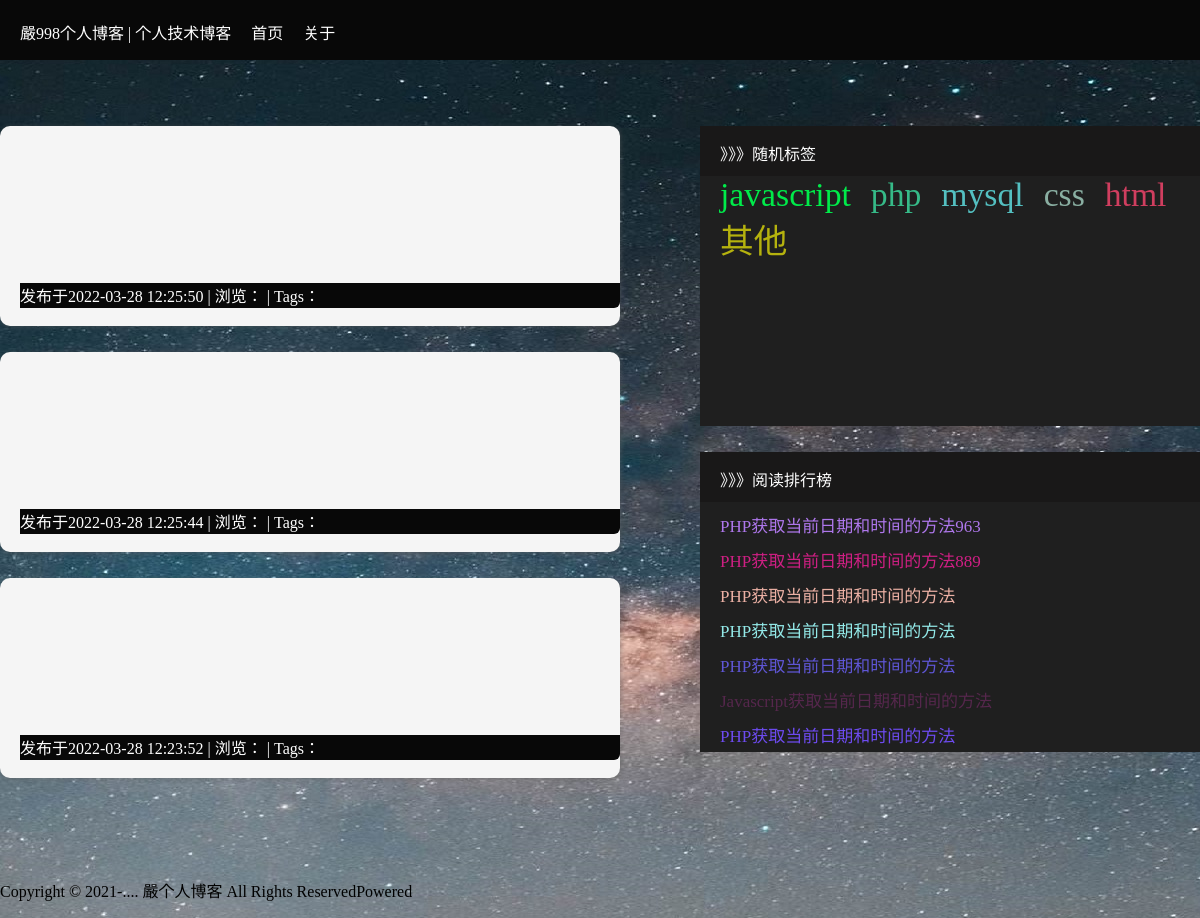
The page / on the database its author committed.
### tables this page shows
CREATE TABLE `article` (
  `id` int(5) NOT NULL AUTO_INCREMENT,
  `title` varchar(255) DEFAULT NULL COMMENT '标题',
  `content` text COMMENT '内容',
  `fenclass` varchar(30) DEFAULT NULL COMMENT '分类',
  `time` int(50) DEFAULT NULL COMMENT '时间',
  `browse` int(30) DEFAULT NULL COMMENT '浏览',
  PRIMARY KEY (`id`)
);

### index.php (the view, shortened to what this page needs)
<?php
require './admin/config.php';
$sql = "select * from article   order by `time` desc  limit 3";
$result = mysqli_query($conn,$sql);
$row = mysqli_fetch_all($result);
$sql2 = "select `id`,`title` from article   order by `browse` desc  limit 7";
$read = mysqli_query($conn,$sql2);
$readR = mysqli_fetch_all($read);
?>
<!DOCTYPE html>
<html lang="en">
<head>
    <link rel="stylesheet"  href="/static/css/index.css">
</head>
<body id="body">
    <div id="all">
        <div class="header">
           <div class="header-ul">
                 <ul>
                    <li><a href="#">嚴998个人博客&nbsp;|&nbsp;个人技术博客</a></li>
                    <li><a href="/index.php">首页</a></li>
                    <li><a href="/public/self.php">关于</a></li>
                </ul>
           </div>
        </div>
        <div class="content">
            <div class="right">
                <?php
                    for($i=0;$i<3;$i++){
                ?>
                    <div>
                        <a href="/public/article-see.php?id=<?php echo  $row[$i][0];?>"><?php echo $row[$i][1];?></a><br>
                        <p class="p1"></p>
                        <p><span class="content-span-footer">
                        发布于<?php echo date("Y-m-d H:i:s",$row[$i][4])?> |  浏览：<?php echo $row[$i][5]?> | Tags：<?php echo $row[$i][3]=='qita'?'其他':$row[$i][3]?>
                         </span></p>
                    </div>
                <?php
                     }
                ?>
            </div>
            <div class="left">
                <div>
                    <p><span>》》》随机标签<span></p>
                   <ul class="left-ul">
                        <li><a href="/public/article.php?tag=javascript&page=1">javascript</a></li>
                       <li><a href="/public/article.php?tag=php&page=1">php</a></li>
                       <li><a href="/public/article.php?tag=mysql&page=1">mysql</a></li>
                       <li><a href="/public/article.php?tag=css&page=1">css</a></li>
                       <li><a href="/public/article.php?tag=html&page=1">html</a></li>
                       <li><a href="/public/article.php?tag=qita&page=1">其他</a></li>
                   </ul>
                </div>
                <div class="left-div2">
                    <p><span>》》》阅读排行榜<span></p>
                    <ul class="left-div2-ul">
                        <?php
                            for($i=0;$i<7;$i++){
                        ?>
                       <li><a href="/public/article-see.php?id=<?php echo $readR[$i][0];?>" class="ziti"><?php echo $readR[$i][1];?></a></li>
                       <?php
                            }
                       ?>
                   </ul>
                </div>
            </div>
        </div>
        <div class="footer">
            <div>
                <span>
                Copyright © 2021-.... 嚴个人博客 All Rights ReservedPowered
                </span>
            </div>
        </div>
    </div>
</body>
</html>

### static/css/index.css (style rules this page uses)
* { padding:0; margin: 0; }
body { background-image:url("/static/images/12.jpg"); }
.header { position: fixed; width: 100%; height: 60px; top: 0px; z-index: 9999; background-color: #080808; }
.header>.header-ul { width: 1200px; margin: 0 auto; }
.header>.header-ul>ul { margin-top: 20px; }
.header>.header-ul li { list-style: none; float:left; margin-left: 20px; }
.header>.header-ul li>a { text-decoration: none; color:white; }
.content { margin:100px auto; width: 1200px; }
.right { width:600px; height:300px; display: inline-block; }
.right>div { width:600px; height:200px; background-color: #f5f5f5; border-radius: 10px; box-shadow: 1px 1px 5px rgba(97,97,97,.48); padding-left: 20px; margin-top: 26px; }
.right>div .p1 { width:600px; height:128px; display:-webkit-box; -webkit-box-orient: vertical; overflow: hidden; -webkit-line-clamp: 5; }
.right>div .content-span-footer { display: block; margin-top:10px; background-color:#080808; height:25px; color:white; border-bottom-right-radius:6px; }
.left { width:500px; height:300px; margin-left:20px; float:right; }
.left>div { width:500px; height:300px; background: #1f1f1f; margin-top:26px; }
.left>div>p { background: #191818; color:white; height:50px; }
.left>div>p>span { display: inline-block; margin-top: 15px; margin-left: 20px; }
.left>div>ul>li { list-style: none; float: left; margin-left:20px; }
.left>div>.left-ul>li>a { color:black; text-decoration: none; font-size: 33.6677px; }
.left>.left-div2>ul>li { list-style: none; margin-top: 10px; }
.left>.left-div2>ul>li>a { color:white; text-decoration: none; font-size: 17px; }
.footer { width:100%; height:60px; }
.footer>div { width: 1200px; padding-top:20px; margin: 0 auto; }
.footer>div>span { color: black; }

### rows shown on the page
article: time "2022-03-28 12:25:50"
article: time "2022-03-28 12:25:44"
article: time "2022-03-28 12:23:52"
article: title "PHP获取当前日期和时间的方法963"
article: title "PHP获取当前日期和时间的方法889"
article: title "PHP获取当前日期和时间的方法"
article: title "PHP获取当前日期和时间的方法"
article: title "PHP获取当前日期和时间的方法"
article: title "Javascript获取当前日期和时间的方法"
article: title "PHP获取当前日期和时间的方法"
